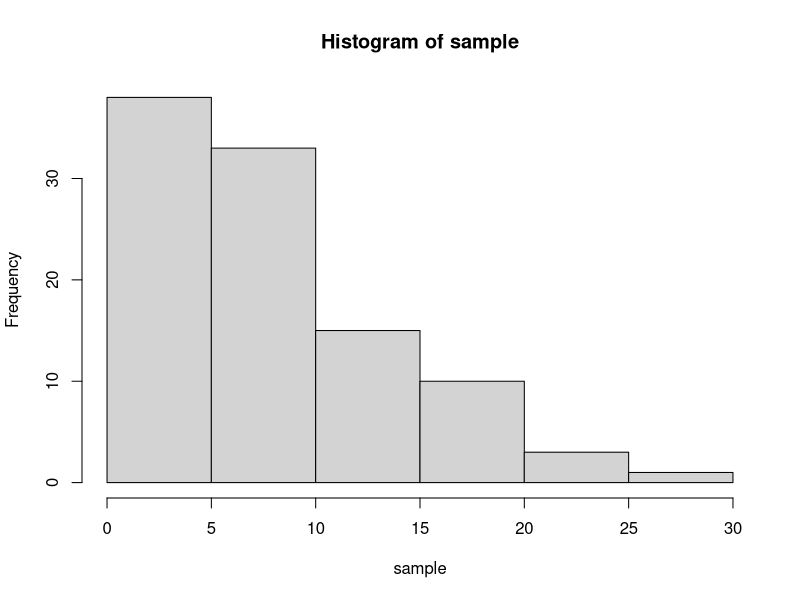
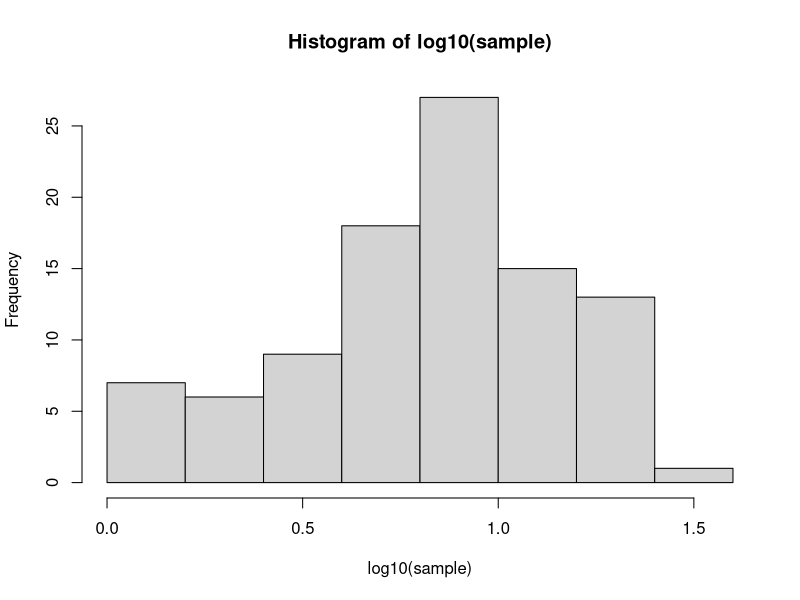

Write the R code that produced these figures, in order.
## ---- chunk 1
set.seed(0)
## ---- chunk 2
sample<-rnbinom(100, size=2, mu=10)
sample
## ---- chunk 3
hist(sample)
## ---- chunk 4
hist(log10(sample))

## ---- chunk 5
mean<- mean(sample)
variance<- var(sample)
